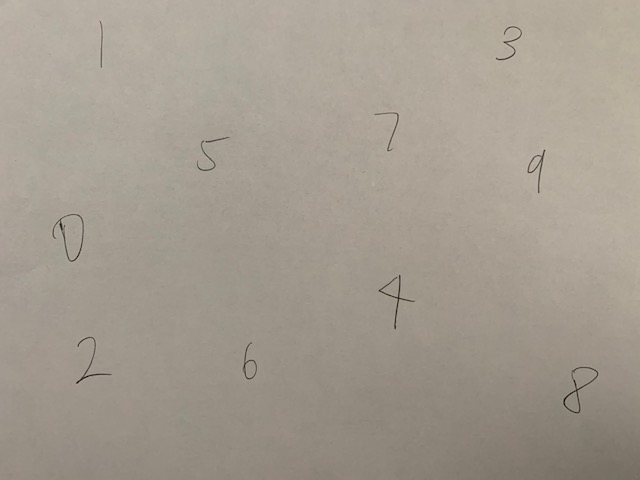
#> input picture pytorch/firstNN/digits.jpg, 640 x 480 px
$ python splitting_and_merging.py --image ../pytorch/firstNN/digits.jpg
#> lines starting #> are read from the running program, lines starting #| are printed output that depends on the picture
import numpy as np
import argparse
import cv2

ap = argparse.ArgumentParser()
ap.add_argument("-i", "--image", required = True, help = "path to the image")
args = vars(ap.parse_args())

image = cv2.imread(args["image"])
#> image is the input picture: shape (480, 640, 3); mean B, G, R 143.8, 155.5, 163.8
(B,G,R) = cv2.split(image)
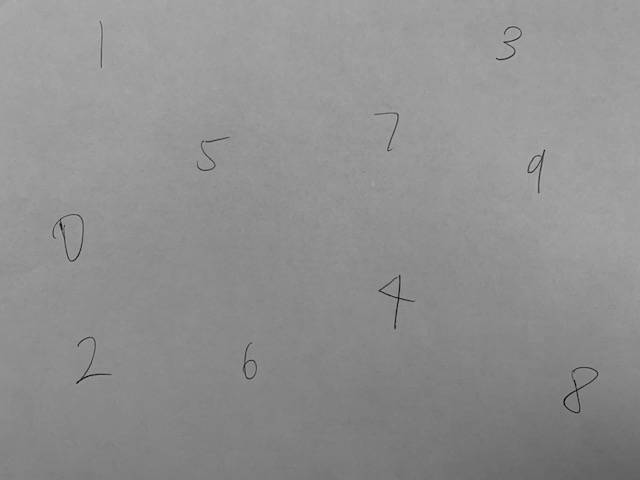
#> B: shape (480, 640); min 0, max 174, mean 143.8
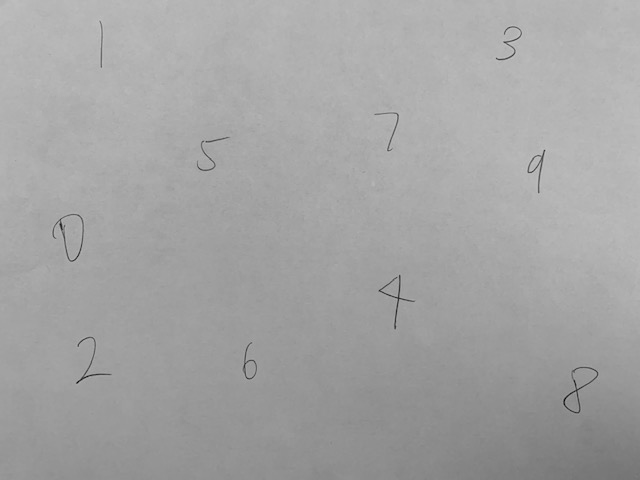
#> R: shape (480, 640); min 6, max 196, mean 163.8

cv2.imshow("Red", R)
cv2.imshow("Green", G)
cv2.imshow("Blue", B)
cv2.waitKey(0)

merged = cv2.merge([B,G,R])
cv2.imshow("Merged", merged)
cv2.waitKey(0)
cv2.destroyAllWindows()

zeros = np.zeros(image.shape[:2], dtype = "uint8")
cv2.imshow("Red", cv2.merge([zeros,zeros, R]))
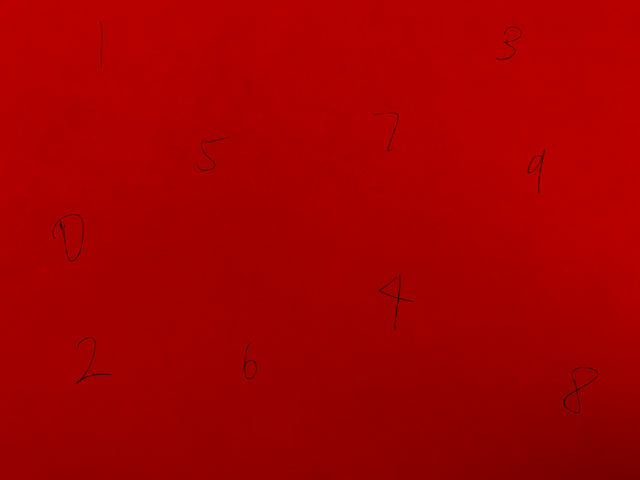
#> window 'Red': shape (480, 640, 3); mean B, G, R 0, 0, 163.8
cv2.imshow("Green", cv2.merge([zeros, G, zeros]))
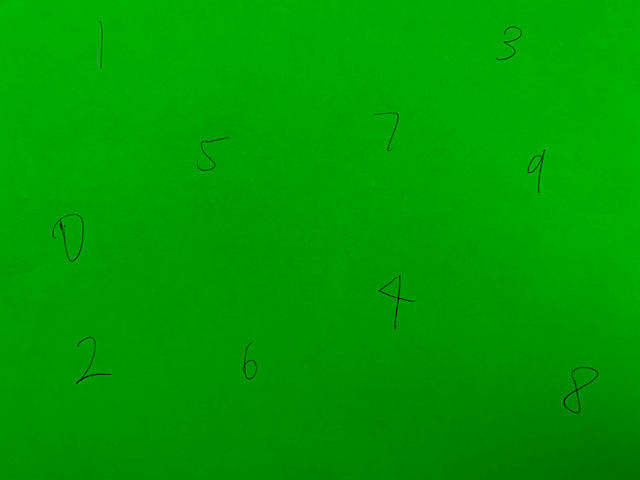
#> window 'Green': shape (480, 640, 3); mean B, G, R 0, 155.5, 0
cv2.imshow("Blue", cv2.merge([B, zeros, zeros]))
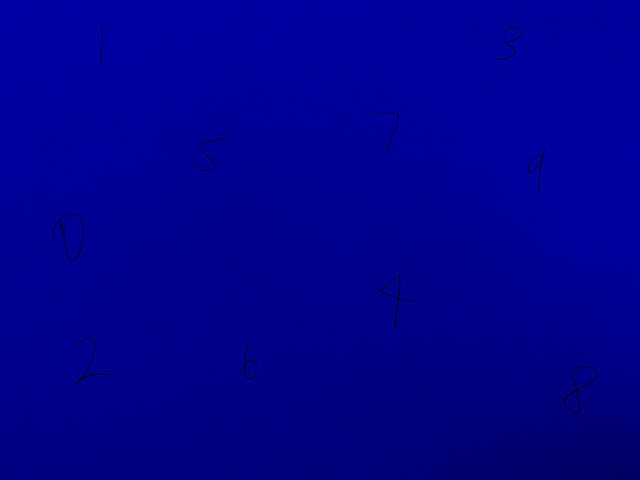
#> window 'Blue': shape (480, 640, 3); mean B, G, R 143.8, 0, 0
cv2.waitKey(0)
